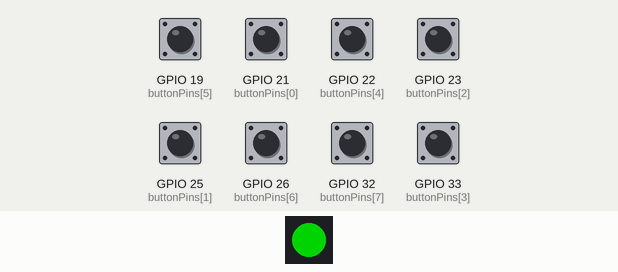
Bench run of a sketch on a simulated ESP32. Parts: 1 RGB LEDs in strip order, left to right. Inputs (shaded band) come from the test bench; at power-on: GPIO 19 (buttonPins[5]), GPIO 21 (buttonPins[0]), GPIO 22 (buttonPins[4]), GPIO 23 (buttonPins[2]), GPIO 25 (buttonPins[1]), GPIO 26 (buttonPins[6]), GPIO 32 (buttonPins[7]), GPIO 33 (buttonPins[3]) LOW. Dim RGB values are drawn brighter than linear.

Above: at 0.1 s.
Timing chart, 0 to 1.6 s (numbered marks = the images above):
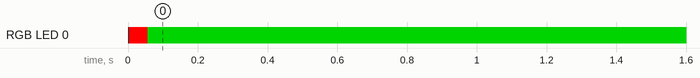

The sketch:

Master.ino
```cpp
/*
 * ======================================================================================
 * PROJECT: M5Console - MASTER (Final V7 - 8 Physical Buttons)
 * HARDWARE: M5Atom Lite
 * INPUTS: 8 Physical Buttons (GPIO 21, 25, 23, 33, 22, 19, 26, 32)
 * WEBAPP: 8 Buttons (Rectangular), 2 Columns
 * AUTHOR: Generated by AI Assistant guided by Mauricio Martins.
 * DATE: 2026-02-16
 *
 * CHANGELOG :
 * - Added support for all 8 physical GPIOs as originally requested.
 * - Mapped GPIOs 0-3 to Slave 1 and 4-7 to Slave 2.
 * ======================================================================================
 */

#include <WiFi.h>
#include <esp_now.h>
#include <WebServer.h>
#include <FastLED.h>

// --- LED CONFIGURATION (ATOM LITE) ---
#define LED_PIN     27
#define NUM_LEDS    1
#define LED_TYPE    WS2812
#define COLOR_ORDER GRB
#define BRIGHTNESS  255// 100%

CRGB leds[NUM_LEDS];

// --- MAC ADDRESSES ---
// Slave 1: Relays 1-4
uint8_t slave1Address[] = {0x00, 0x4B, 0x12, 0xA1, 0x94, 0xCC};

// Slave 2: Relays 5-8
uint8_t slave2Address[] = {0x90, 0x15, 0x06, 0xFA, 0x2C, 0x20};

// --- PINS & TIMERS ---
// Ordem: Btn1, Btn2, Btn3, Btn4, Btn5, Btn6, Btn7, Btn8
const int buttonPins[8] = {21, 25, 23, 33, 22, 19, 26, 32};

const unsigned long TIMEOUT_MS = 30000;
const unsigned long DEBOUNCE_MS = 50;

// --- STRUCTURES ---
typedef struct struct_message {
  uint8_t relayId; // 0-3 (Relay index for the specific slave)
  bool state;
} struct_message;

struct_message myData;

struct ChannelState {
  bool isOn;
  unsigned long lastActiveTime;
  int pin;
  int lastReading;
  unsigned long lastDebounceTime;
};

// Gerimos 8 canais no total
volatile ChannelState channels[8];
WebServer server(80);

// --- ESP-NOW SEND CALLBACK ---
void OnDataSent(const uint8_t *mac_addr, esp_now_send_status_t status) {
  if (status == ESP_NOW_SEND_SUCCESS) {
    fill_solid(leds, NUM_LEDS, CRGB::Green); // Success
  } else {
    fill_solid(leds, NUM_LEDS, CRGB::Red);   // Error
  }
  FastLED.show();
}

// --- SEND COMMAND ---
void sendCommand(uint8_t globalId, bool state) {
  uint8_t *targetMac;
  uint8_t localId;

  // Mapping Logic:
  // 0-3 -> Slave 1 (Left Column / GPIOs 21, 25, 23, 33)
  // 4-7 -> Slave 2 (Right Column / GPIOs 22, 19, 26, 32)
  if (globalId < 4) {
    targetMac = slave1Address;
    localId = globalId;
  } else {
    targetMac = slave2Address;
    localId = globalId - 4; // Map 4->0, 5->1, etc.
  }

  myData.relayId = localId;
  myData.state = state;

  esp_now_send(targetMac, (uint8_t *) &myData, sizeof(myData));

  if (state) {
    channels[globalId].lastActiveTime = millis();
  }
}

// --- WEB INTERFACE (HTML/CSS/JS) ---
const char index_html[] PROGMEM = R"rawliteral(
<!DOCTYPE HTML><html>
<head>
  <meta name="viewport" content="width=device-width, initial-scale=1, maximum-scale=1, user-scalable=no">
  <title>M5 Console</title>
  <style>
    body {
      font-family: 'Segoe UI', sans-serif;
      background: #000;
      color: #fff;
      margin: 0;
      padding: 10px;
      box-sizing: border-box;
    }

    /* Layout: 2 Columns Grid */
    .container {
      display: grid;
      grid-template-columns: 1fr 1fr; /* 50% - 50% */
      gap: 10px;
      max-width: 600px;
      margin: 0 auto;
    }

    .column {
      display: flex;
      flex-direction: column;
      gap: 10px;
    }

    /* Rectangular Buttons (2:1 Ratio) */
    .btn {
      width: 100%;
      aspect-ratio: 2 / 1; /* Width is double the height */
      background-color: #222;
      border: 2px solid #444;
      color: #eee;
      font-size: 2rem;
      font-weight: bold;
      border-radius: 8px;
      cursor: pointer;
      -webkit-tap-highlight-color: transparent;
      user-select: none;
      touch-action: manipulation;
      transition: background 0.05s, transform 0.05s;

      /* Center text */
      display: flex; align-items: center; justify-content: center;
    }

    /* Active State (Green) */
    .btn:active, .btn.active {
      background-color: #00e600;
      color: black;
      border-color: #00e600;
      transform: scale(0.96);
    }
  </style>
</head>
<body>

  <div class="container">
    <!-- LEFT COLUMN: Buttons 1 to 4 (Slave 1) -->
    <div class="column">
      <div class="btn" id="b0">1</div>
      <div class="btn" id="b1">2</div>
      <div class="btn" id="b2">3</div>
      <div class="btn" id="b3">4</div>
    </div>

    <!-- RIGHT COLUMN: Buttons 5 to 8 (Slave 2) -->
    <div class="column">
      <div class="btn" id="b4">5</div>
      <div class="btn" id="b5">6</div>
      <div class="btn" id="b6">7</div>
      <div class="btn" id="b7">8</div>
    </div>
  </div>

  <script>
    function send(id, st) {
      fetch((st ? '/on' : '/off') + '?id=' + id, {method: 'GET', keepalive: true}).catch(e=>{});
    }

    // Attach events to all 8 buttons
    for (let i = 0; i < 8; i++) {
      let btn = document.getElementById('b' + i);

      let press = (e) => {
        if(e.cancelable) e.preventDefault();
        btn.classList.add('active');
        send(i, 1);
      };

      let release = (e) => {
        if(e.cancelable) e.preventDefault();
        btn.classList.remove('active');
        send(i, 0);
      };

      // Touch events (Mobile)
      btn.addEventListener('touchstart', press, {passive: false});
      btn.addEventListener('touchend', release, {passive: false});
      btn.addEventListener('touchcancel', release, {passive: false});

      // Mouse events (Desktop)
      btn.addEventListener('mousedown', press);
      btn.addEventListener('mouseup', release);
      btn.addEventListener('mouseleave', release);
    }
  </script>
</body>
</html>
)rawliteral";

// --- WEB REQUEST HANDLER ---
void handleWebCommand(bool state) {
  if (server.hasArg("id")) {
    int id = server.arg("id").toInt();
    if (id >= 0 && id < 8) {
      channels[id].isOn = state;
      sendCommand(id, state);
      server.send(200, "text/plain", "");
    }
  } else {
    server.send(400, "text/plain", "Missing ID");
  }
}

// --- WEB SERVER TASK ---
void TaskWeb(void * pvParameters) {
  server.on("/", HTTP_GET, []() { server.send(200, "text/html", index_html); });

  server.on("/on", HTTP_GET, [](){ handleWebCommand(true); });
  server.on("/off", HTTP_GET, [](){ handleWebCommand(false); });

  server.begin();
  for(;;) { server.handleClient(); delay(2); }
}

// --- SETUP ---
void setup() {
  // 1. LED Setup
  FastLED.addLeds<LED_TYPE, LED_PIN, COLOR_ORDER>(leds, NUM_LEDS);
  FastLED.setBrightness(BRIGHTNESS);
  fill_solid(leds, NUM_LEDS, CRGB::Red);
  FastLED.show();

  // 2. Button Setup (ALL 8 BUTTONS)
  for(int i=0; i<8; i++) {
    channels[i].isOn = false;
    channels[i].lastActiveTime = 0;

    // Configure all 8 pins (0 to 7)
    pinMode(buttonPins[i], INPUT); // Expecting External Pull-Up
    channels[i].pin = buttonPins[i];
    channels[i].lastReading = HIGH; // External Pull-Up: High = Released
  }

  // 3. WiFi Setup
  WiFi.mode(WIFI_AP_STA);
  WiFi.softAP("M5-Console", "12345678", 1, 0);

  // 4. ESP-NOW Setup
  if (esp_now_init() != ESP_OK) {
    while(1) { fill_solid(leds, 1, CRGB::White); FastLED.show(); delay(100); fill_solid(leds, 1, CRGB::Black); FastLED.show(); delay(100); }
  }
  esp_now_register_send_cb(OnDataSent);

  // Register Peers
  esp_now_peer_info_t peerInfo = {};
  peerInfo.channel = 1; peerInfo.encrypt = false;

  memcpy(peerInfo.peer_addr, slave1Address, 6);
  esp_now_add_peer(&peerInfo);

  memcpy(peerInfo.peer_addr, slave2Address, 6);
  esp_now_add_peer(&peerInfo);

  // 5. Start Tasks
  xTaskCreatePinnedToCore(TaskWeb, "TaskWeb", 6000, NULL, 1, NULL, 0);
}

// --- LOOP ---
void loop() {
  unsigned long currentMillis = millis();

  // 1. Read ALL 8 Physical Buttons
  for (int i = 0; i < 8; i++) {
    int reading = digitalRead(channels[i].pin);

    if (reading != channels[i].lastReading) {
      channels[i].lastDebounceTime = currentMillis;
    }

    if ((currentMillis - channels[i].lastDebounceTime) > DEBOUNCE_MS) {
      static int stableState[8] = {HIGH, HIGH, HIGH, HIGH, HIGH, HIGH, HIGH, HIGH};
      if (reading != stableState[i]) {
        stableState[i] = reading;
        // LOW = Pressed (External Pull-Up logic)
        if (stableState[i] == LOW) {
          channels[i].isOn = !channels[i].isOn; // Toggle
          sendCommand(i, channels[i].isOn);
        }
      }
    }
    channels[i].lastReading = reading;
  }

  // 2. Timeout Watchdog (For all 8 channels)
  for (int i = 0; i < 8; i++) {
    if (channels[i].isOn) {
      if (currentMillis - channels[i].lastActiveTime > TIMEOUT_MS) {
        channels[i].isOn = false;
        sendCommand(i, false);
      }
    }
  }

  delay(10);
}
```

Measured:
- by itself, RGB LED 0: off → RGB(255, 0, 0) at 0.00 s, → RGB(0, 128, 0) 0.05 s later
